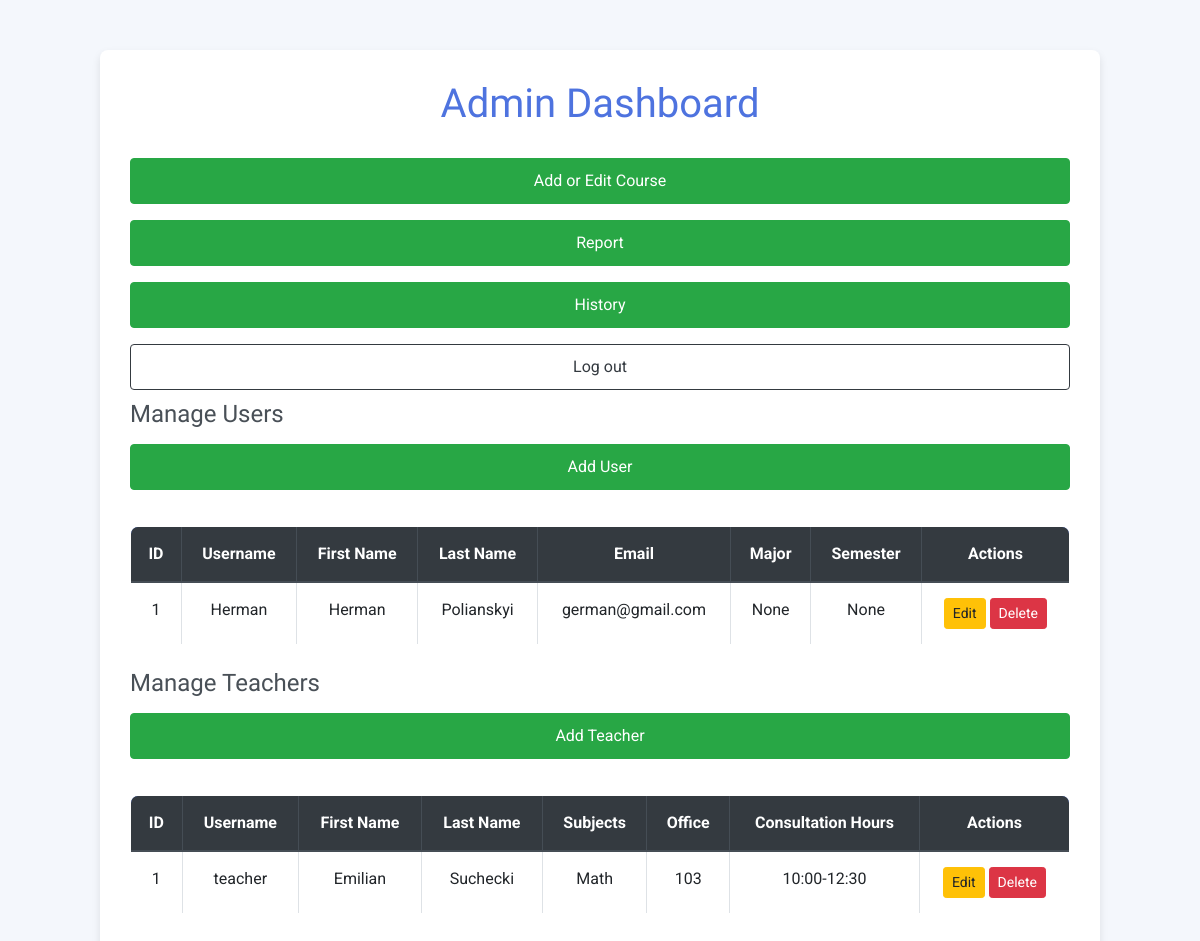
Before: /admin (signed in) with the older database file.
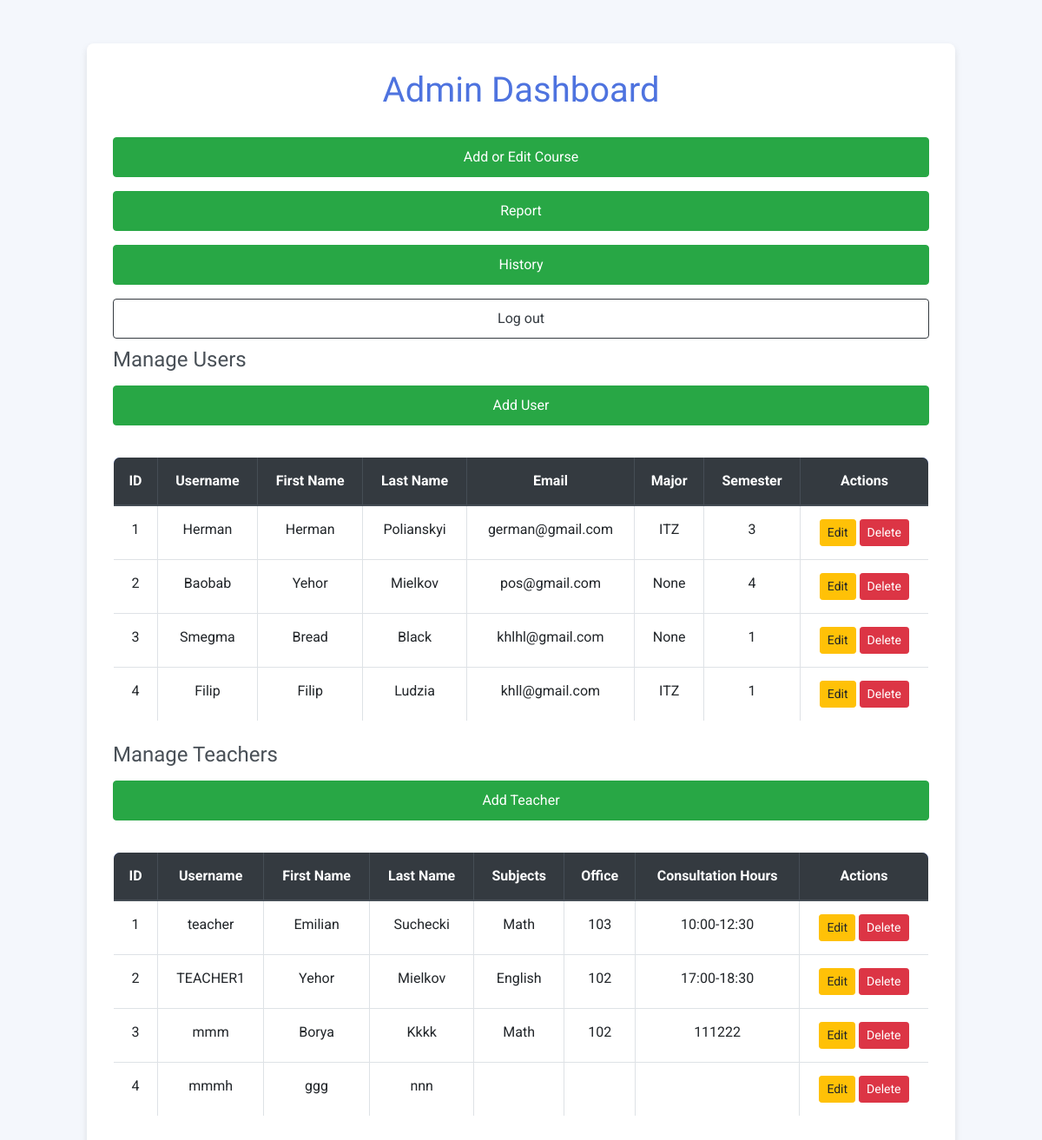
After: the same page with the newer database file.
### models.py (models this page shows)
class BaseUser(UserMixin, db.Model):
    __abstract__ = True
    id = db.Column(db.Integer, primary_key=True)
    username = db.Column(db.String(150), unique=True, nullable=False)
    password = db.Column(db.String(150), nullable=False)
    first_name = db.Column(db.String(100), nullable=True)
    last_name = db.Column(db.String(100), nullable=True)
    account_type = db.Column(db.String(50), nullable=False)
    email = db.Column(db.String(150), nullable=True, unique=True)

class User(BaseUser):
    __tablename__ = 'user'
    major = db.Column(db.String(150), nullable=True)
    semester = db.Column(db.Integer, nullable=True)
    enrolled_courses = db.relationship('Course', secondary='enrollment', back_populates='students')

class Teacher(BaseUser):
    __tablename__ = 'teacher'
    subjects = db.Column(db.String(200), nullable=False)
    office = db.Column(db.String(100), nullable=False)
    consultation_hours = db.Column(db.String(100), nullable=False)
    courses = db.relationship('Course', backref='teacher')

### app.py (the view)
@app.route('/admin', methods=['GET', 'POST'])
@login_required
def admin_page():
    if not current_user.is_authenticated:
        flash("You must be logged in to access this page.", "danger")
        return redirect(url_for('login'))
    teachers = Teacher.query.all()
    users = User.query.all()
    return render_template('admin_page.html', teachers=teachers, users=users)

### app.py (called while the page is built)
@login_manager.user_loader
def load_user(user_id):
    user = User.query.get(int(user_id))
    if not user:
        user = Teacher.query.get(int(user_id))
    if not user:
        user = Admin.query.get(int(user_id))
    return user

### templates/admin_page.html (shortened to what this page needs)
<!DOCTYPE html>
<html lang="en">
<head>
    <link rel="stylesheet" href="https://cdn.jsdelivr.net/npm/bootstrap@4.3.1/dist/css/bootstrap.min.css">
</head>
<body>
    <div class="container">
        <h1>Admin Dashboard</h1>
        <a href="{{ url_for('manage_courses') }}" class="btn btn-success mb-3">Add or Edit Course</a>
        <a href="{{ url_for('reports') }}" class="btn btn-success mb-3">Report</a>
        <a href="{{ url_for('admin_payhistory') }}" class="btn btn-success mb-3">History</a>
        <a href="{{ url_for('logout') }}" class="btn btn-outline-dark">Log out</a>
        <div class="mb-4">
            <h4>Manage Users</h4>
            <a href="{{ url_for('add_user') }}" class="btn btn-success mb-3">Add User</a>
            <table class="table table-bordered table-hover">
                <thead class="thead-dark">
                    <tr>
                        <th>ID</th>
                        <th>Username</th>
                        <th>First Name</th>
                        <th>Last Name</th>
                        <th>Email</th>
                        <th>Major</th>
                        <th>Semester</th>
                        <th>Actions</th>
                    </tr>
                </thead>
                <tbody>
                    {% for user in users %}
                    <tr>
                        <td>{{ user.id }}</td>
                        <td>{{ user.username }}</td>
                        <td>{{ user.first_name }}</td>
                        <td>{{ user.last_name }}</td>
                        <td>{{ user.email }}</td>
                        <td>{{ user.major }}</td>
                        <td>{{ user.semester }}</td>
                        <td>
                            <a href="{{ url_for('edit_user', user_id=user.id) }}" class="btn btn-sm btn-warning">Edit</a>
                            <a href="{{ url_for('delete_user', user_id=user.id) }}"
                                class="btn btn-sm btn-danger"
                                onclick="return confirm('Are you sure you want to delete this user?')">Delete</a>
                        </td>
                    </tr>
                    {% endfor %}
                </tbody>
            </table>
        </div>
        <div class="mb-5">
            <h4>Manage Teachers</h4>
            <a href="{{ url_for('add_teacher') }}" class="btn btn-success mb-3">Add Teacher</a>
            <table class="table table-bordered table-hover">
                <thead class="thead-dark">
                    <tr>
                        <th>ID</th>
                        <th>Username</th>
                        <th>First Name</th>
                        <th>Last Name</th>
                        <th>Subjects</th>
                        <th>Office</th>
                        <th>Consultation Hours</th>
                        <th>Actions</th>
                    </tr>
                </thead>
                <tbody>
                    {% for teacher in teachers %}
                    <tr>
                        <td>{{ teacher.id }}</td>
                        <td>{{ teacher.username }}</td>
                        <td>{{ teacher.first_name }}</td>
                        <td>{{ teacher.last_name }}</td>
                        <td>{{ teacher.subjects }}</td>
                        <td>{{ teacher.office }}</td>
                        <td>{{ teacher.consultation_hours }}</td>
                        <td>
                            <a href="{{ url_for('edit_teacher', teacher_id=teacher.id) }}" class="btn btn-sm btn-warning">Edit</a>
                            <a href="{{ url_for('delete_teacher', teacher_id=teacher.id) }}"
                                class="btn btn-sm btn-danger"
                                onclick="return confirm('Are you sure you want to delete this teacher?')">Delete</a>
                        </td>
                    </tr>
                    {% endfor %}
                </tbody>
            </table>
        </div>
    </div>
</body>
</html>

Changed rows visible on the page:
changed User "Herman": major "None" → "ITZ"; semester "None" → "3"
added User: id "2", username "Baobab", first_name "Yehor", last_name "Mielkov", email "pos@gmail.com", major "None", semester "4"
added User: id "3", username "Smegma", first_name "Bread", last_name "Black", email "khlhl@gmail.com", major "None", semester "1"
added User: id "4", username "Filip", first_name "Filip", last_name "Ludzia", email "khll@gmail.com", major "ITZ", semester "1"
added Teacher: id "2", username "TEACHER1", first_name "Yehor", last_name "Mielkov", subjects "English", office "102", consultation_hours "17:00-18:30"
added Teacher: id "3", username "mmm", first_name "Borya", last_name "Kkkk", subjects "Math", office "102", consultation_hours "111222"
added Teacher: id "4", username "mmmh", first_name "ggg", last_name "nnn"
